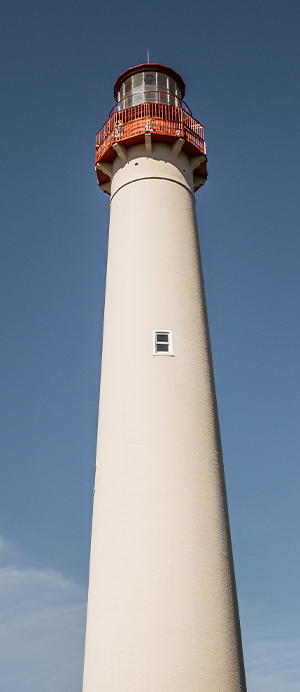
#> input picture capemaylighthouse.png, 300 x 692 px
$ python capemay.py
#> lines starting #> are read from the running program, lines starting #| are printed output that depends on the picture
### pycdg.py
# CD+G Python Library
# Generate CD+Gs programmatically using Python
# By Casey Halverson (spaceneedle@gmail.com)
# Copyright 2021
# Based on the documentation found at: https://jbum.com/cdg_revealed.html
#
# The CD+G format makes use of a subcode channel within the Redbook Audio CD format.
# In addition to 16 bit stereo audio, there are a few other bytes within the stream that
# are used for error correction and other facilities. Within the byte that contains
# the Table of Contents and time coding are 6 additional unused bits that are used for
# the CD+G format. We will only make use of the lower 6 bits, so when the CD burner
# makes our CD, it can populate the P and Q channels appropriately.
#
# The CD+G data is stored 24 byte packets and this Python library can generate packet
# streams for most popular CD+G burning software where you provide this data file as
# well as a audio wave file. Note that players like VLC can play these files -- which is
# extremely useful for getting immedate feedback from your program.
#
# This library works by filling a packet buffer that you can save to a file or stdout.
#
# Library Requirements:
#
# Python 3
# PIL (Python Image Library)
#
# Technical Facts:
#
# CD+G Data Rate: 28800 bits per second
# CD+G Resolution: 300x216 ("Safe Area" is 294x204)
# Color Space: 4096 colors (4 bit per RGB channel, 12 bit total)
# Color Palette: 16 colors
# Tile Size: 6x12 pixels
# Tile Bits: 1 bit (2 colors) -- Can be XOR'ed for more colors per tile
# Smooth scrolling available (rarely used)

import copy
import crapfont
from PIL import Image
from PIL import ImagePalette

# Constant values

_kBaseHeight = 216
_kBaseWidth = 300
UP = 2
DOWN = 1
LEFT = 2
RIGHT = 1
NO_WRAP = 0
WRAP = 1

# CD+G commands

_kScreenColor = 1
_kBorderColor = 2
_kTileBlock = 6
_kScrollPreset = 20
_kScrollCopy = 24
_kSetTransparentColor = 28
_kLoadColorTableL = 30
_kLoadColorTableH = 31
_kTileBlockXOR = 38

# Various variables

_curYPos = 10
_curXPos = 10
_vScrollCounter = 0
__buffer__ = ""


#### Packet Building Functions
####

# Clear the CD+G buffer

def newBuffer():
    __buffer__ = ""

# Export the buffer

def getBuffer():
    return __buffer__

# Internal command that is used to generate a CD+G packet. We wrap our instruction and packet payload inside this.

def _makeCDGPacket(instruction,packet):
    global __buffer__
    if len(packet) < 16:
       packet = packet + chr(0) * (16-len(packet))
    buffer = ""
    buffer += chr(9) 				# flag indicates a CD+G packet
    buffer += chr(instruction)			# CD+G instruction
    buffer += chr(0) * 2			# Blank data for Q parity (no idea what this is)
    buffer += packet  				# packet contents
    buffer += chr(0) * 4			# Blank data for P parity (no idea what this is)
    __buffer__ = __buffer__ + buffer
    return buffer

#### Delay routines
#### These just create strings of nulls the same as the packet size

# Delay in seconds

def delaySeconds(seconds):
    global __buffer__
    padding = seconds * 3600
    __buffer__ += chr(0) * padding
    return chr(0) * padding

# Delay "Ticks": There are about 150 ticks in a second (6.6ms)

# [46 lines left out: functions delayTicks, scroll, not called in this run]


# multiScroll()
# TBD: Both H and V scrolling can be combined, so we should let the user do this
# Can be used for diagonal scrolling effects

# smoothScroll(direction)
# Smooth scrolling routine

def smoothScroll(direction):
    global _vScrollCounter
    _vScrollCounter = _vScrollCounter + 1
    buffer = ""
    buffer += chr(0)
    buffer += chr(0)
    if _vScrollCounter == 12:
       buffer += chr(0x20)
       _vScrollCounter = 0
    else:
       buffer += chr(_vScrollCounter)
    return _makeCDGPacket(_kScrollPreset,buffer)

#### Palette, Cycling and Fading functions
#### Configures palettes, cycle animations and fading

# screenColor(color)
# Change the screen color (hardware driven, not a fill operation)

# [16 lines left out: functions screenColor, screenColor, not called in this run]

# paletteLow(palette,duplicates)
# Set the low palette, send duplicates if you wish (people do this in case there are errors)

def paletteLow(palette,duplicates=1):
    buffer = ""
    for i in range(0,duplicates):
      for i in range(0,8):                # Low Palette
        v = palette[i]
        red = max(v[0],0)
        green = max(v[1],0)
        blue = max(v[2],0)
        hb = green >> 2 | red << 2
        lb = green << 4 & 0x3f | blue
        buffer += chr(hb)
        buffer += chr(lb)
    return _makeCDGPacket(_kLoadColorTableL,buffer)

# paletteLow(palette,duplicates)
# Set the high palette, send duplicates if you wish (people do this in case there are errors)

def paletteHigh(palette,duplicates=1):
    buffer = ""
    for i in range(0,duplicates):
      for i in range(8,16):                # High Palette
        v = palette[i]
        red = max(v[0],0)
        green = max(v[1],0)
        blue = max(v[2],0)
        hb = green >> 2 | red << 2
        lb = green << 4 & 0x3f | blue
        buffer += chr(hb)
        buffer += chr(lb)
    return _makeCDGPacket(_kLoadColorTableH,buffer)

# fadeIn(speed,palette)
# Speed is in ticks, image palette must be passed in function

# [33 lines left out: functions fadeIn, fadeOut, not called in this run]


# paletteCycle(color,sequence,delay,counter):
# TBD: palette animation helper
# This will be tricky as it needs to be interlaced and properly timed with the rest of the data
# I might made a tool where it goes through and fills in blanks with specific time stamps?

#### Tile manpulation
#### Direct commands as well as a few helper ones

# tileBlock(color A, Color B, row, column, pixel data)
# Place a 1 bit color tile with the specified colors in row and column specified. Pixel data
# contains the raw binary 12 bytes of data of the pixels
# Note: Tiles can only have two colors, but there are tricks to add more adjacent colors

def tileBlock(colora,colorb,row,column,pixels):
    buffer = ""
    buffer += chr(colora)
    buffer += chr(colorb)
    buffer += chr(row)
    buffer += chr(column)
    for i in range(0,12):
       buffer += chr(ord(pixels[i]) & 0x3F)
    return _makeCDGPacket(_kTileBlock,buffer)

# tileBlockXOR(color A, Color B, row, column, pixel data)
# This function allows you to perform a XOR with th

# Place a 1 bit color tile with the specified colors in row and column specified. Pixel data
# contains the raw binary 12 bytes of data of the pixel
# Note that the pixels are XOR'ed to create new colors from the index
# I am stil trying to figure out how we can pack in max color data with XOR (I suspect it'll be super slow)

# [9 lines left out: function tileBlockXOR, not called in this run]

# Load an image with PIP

def loadImage(filename):
#> called with filename = 'capemaylighthouse.png'
   img = Image.open(filename)
#> img is the input picture: PIL image 300x692 RGBA; mean R, G, B, A 126.5, 138.4, 153, 255
   img = img.convert(mode='P',colors=16,palette=Image.ADAPTIVE)
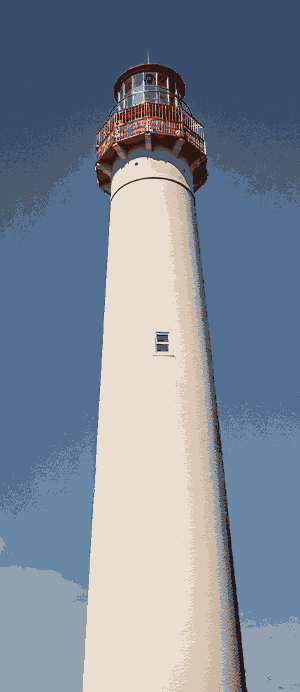
#> img: PIL image 300x692 P; mean R, G, B 125.9, 137.9, 152.7
   return img

# Get the 16 color palette from the pic

def getPalette(img):
   palette = img.getpalette()
#> palette = 48 values, max 234 at index 3, min 19 at index 26, mean 119.5
   color = []
   for i in range(0,len(palette),3):
     if i/3 == 16: break
     color.append([palette[i] >> 4,palette[i+1] >> 4,palette[i+2] >> 4])
#> this loop made 16 passes
#> i on passes 2 to 13: 3, 6, 9, 12, 15, 18, 21, 24, 27, 30, 33, 36
#> after the loop, color = [[5, 7, 9], [14, 13, 13], [3, 4, 6], [6, 8, 10], [9, 10, 10], [4, 5, 7], [13, 12, 11], [12, 11, 10], [2, 1, 1], [5, 2, 1], [9, 6, 5], [9, 8, 7], [5, 4, 3], [9, 4, 3], [13, 8, 6], [9, 2, 1]]
   return color

# Loads in an image and does a smooth scroll up as we print tiles.
# This involves something I made up called "fast color". It's great for low complexity images.
# You can use complex images, but the results might look a bit weird and creepy.
# Basically, we figure out the dominant color in a tile and allow pixels of that color to be that color.
# Next, we figure out the second dominant color, and anything not the dominant color, no matter what the actual
# color is, becomes that color. As dumb as it sounds, it allows us to generate a "full color" image as fast
# as a CD+G can possibly generate one.

def scrollImageUp(image,speed):
    buffer = ""
    scroller = ""
    tileX = 0
    scanbuffer = ""
    px = image.load()
    width, height = image.size
    imageY = height
    for bY in range(0,imageY,12):
      if bY+12 > imageY: break
      tileX = 0
      for q in range(0,12): scroller = scroller + smoothScroll(UP)
      for bX in range(0,_kBaseWidth,6):
        buffer = ""
        color = [0,0,0,0,0,0,0,0,0,0,0,0,0,0,0,0,0]
        for y in range(0,12):
         for x in range(0,6):
           color[px[x+bX,y+bY]] = color[px[x+bX,y+bY]] + 1
        color_a = 0
        color_b = 0
        for z in range(0,16):
           if(color[z] > color[color_a]):
                 color_a = z
        for z in range(0,16):
         if z != color_a:
           if(color[z] > color[color_b]):
                 color_b = z
        for y in range(0,12):
          scanbuffer = "0b"
          for x in range(0,6):
           if px[x+bX,y+bY] == color_a: scanbuffer = scanbuffer + "1"
           else: scanbuffer = scanbuffer + "0"
          buffer = buffer + chr(int(scanbuffer,2))
        scroller = scroller + tileBlock(color_b,color_a,17,tileX,buffer)
        tileX = tileX + 1
    return scroller

# draw a character on the screen at position
# Makes use of our tile font
# Note that crapfont, the only supported font, is kinda crappy because I rushed through all the characters. Only caps are supported.

# [38 lines left out: functions textTile, printScreen, setCursor, not called in this run]

### capemay.py
# Pans from top to bottom of the famous Cape May NJ lighthouse, then pauses for 30 seconds

import pycdg

pycdg.newBuffer()
lighthouse = pycdg.loadImage("capemaylighthouse.png")
palette = pycdg.getPalette(lighthouse)
#> palette has the same summary as color in getPalette
pycdg.paletteLow(palette)
pycdg.paletteHigh(palette)
pycdg.scrollImageUp(lighthouse,10)
pycdg.delaySeconds(30)

file = open("./capemay.cdg","w")
file.write(pycdg.getBuffer())
file.close()
